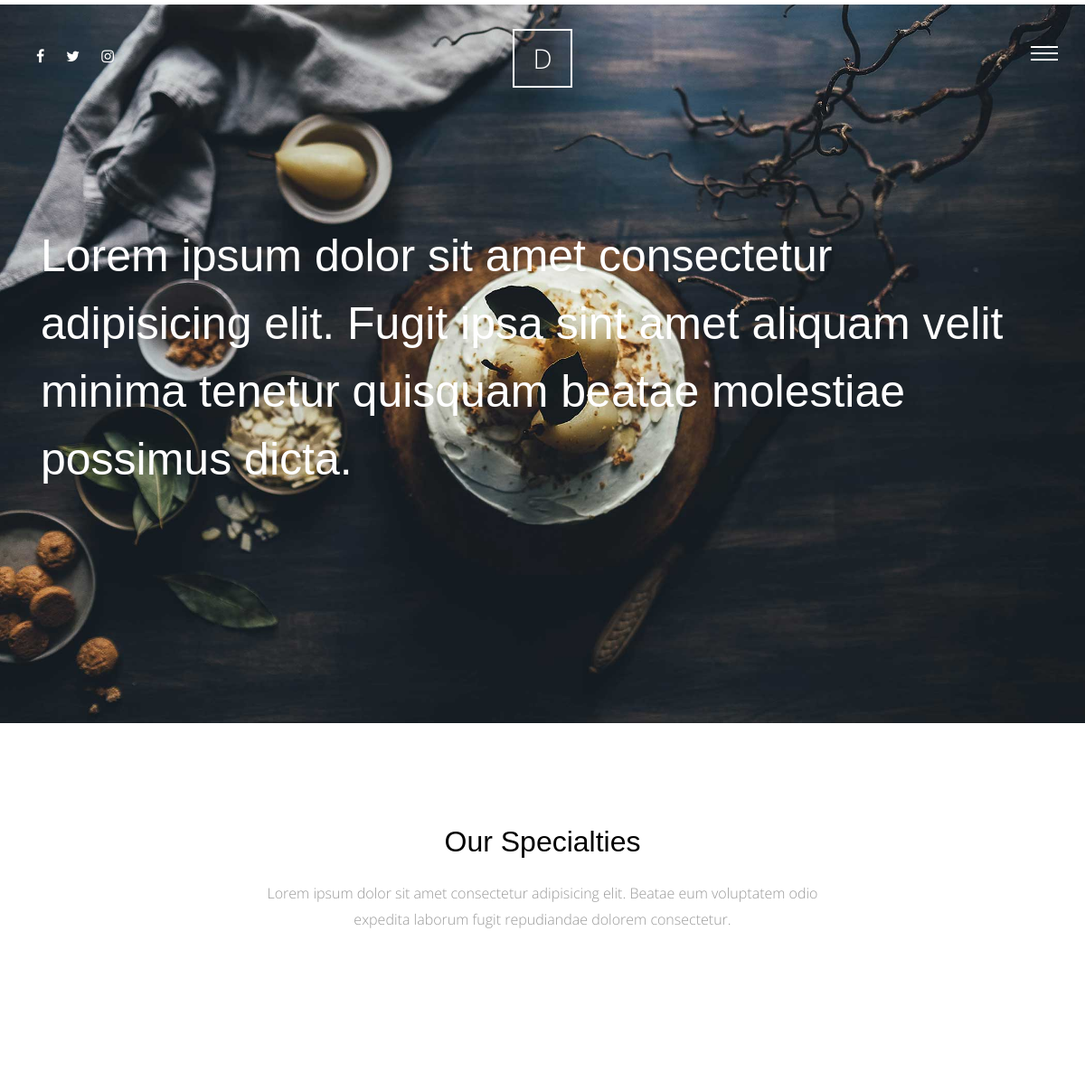
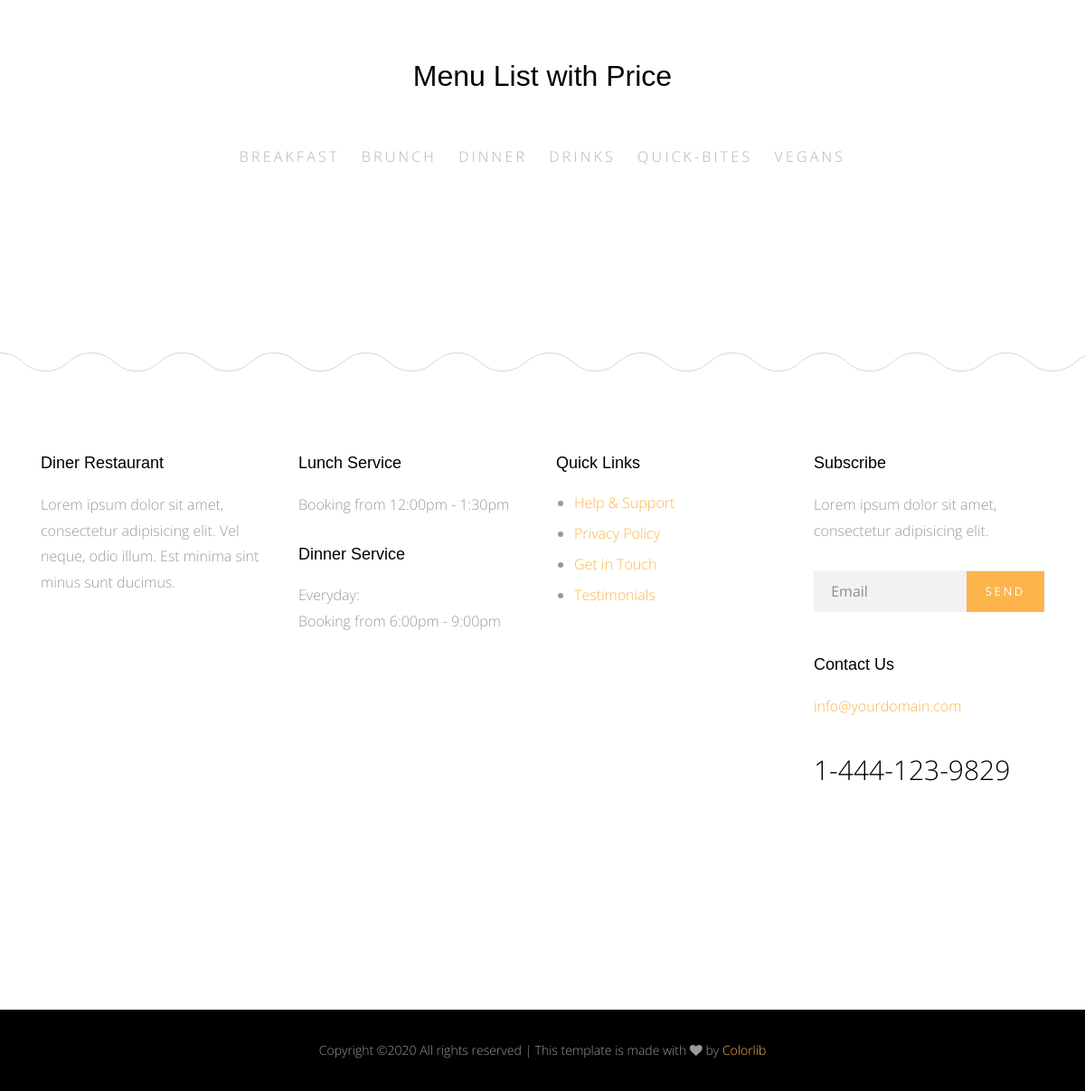
Screenshot of /meals/ with the database file from the repository (2 pictures, top to bottom).
### meals/models.py (models this page shows)
class Category(models.Model):
    name = models.CharField(max_length=30)
    class Meta:
        verbose_name = 'Category'
        verbose_name_plural = 'Categories'
    def __str__(self):
        return self.name

### meals/views.py (the view)
# urls.py: path('',views.meal_list , name='meal_list' ),
def meal_list(request):
    meal_list = Meals.objects.all()
    categories = Category.objects.all()
    context = {
        'meal_list' : meal_list ,
        'categories' : categories ,
    }
    return render(request , 'meals/list.html' , context)

### meals/templates/meals/list.html (shortened to what this page needs)
{% extends 'base.html' %}
      {% block body %}
      {% load static %}
      <div class="main-wrap">
        <div class="cover_1">
          <div class="img_bg" style="background-image: url({% static 'site_static/img/slider-1.jpg' %});" data-stellar-background-ratio="0.5">
            <div class="container">
              <div class="row align-items-center">
                <div class="col-md-12" data-aos="fade-up">
                  <h2 class="heading">Lorem ipsum dolor sit amet consectetur adipisicing elit. Fugit ipsa sint amet aliquam velit minima tenetur quisquam beatae molestiae possimus dicta.</h2>
                </div>
              </div>
            </div>
          </div>
        </div>
        <div class="section">
          <div class="container">
            <div class="row justify-content-center">
              <div class="col-md-7 text-center"  data-aos="fade-up">
                <h2 class="mb-4">Our Specialties</h2>
                <p class="lead">Lorem ipsum dolor sit amet consectetur adipisicing elit. Beatae eum voluptatem odio expedita laborum fugit repudiandae dolorem consectetur.</p>
              </div>
            </div>
          </div>
        </div>
        <div class="section">
          <div class="container">
            <div class="row justify-content-center">
              <div class="col-md-8" data-aos="fade-up">
                <h2 class="mb-5 text-center">Menu List with Price</h2>
                <ul class="nav site-tab-nav" id="pills-tab" role="tablist">
                  {% for category in categories %}
                  <li class="nav-item">
                    <a class="nav-link " id="{{ category }}-tab" data-toggle="pill" href="#{{ category }}" role="tab" aria-controls="{{ category }}" aria-selected="true">{{ category}}</a>
                  </li>
                  {% endfor %}
                </ul>
              </div>
            </div>
          </div>
        </div>
      </div>
      {% endblock body %}

### static/site_static/css/style.css (style rules this page uses)
html { overflow-x: hidden; }
body { background: #fff; font-family: "Open Sans", cursive; font-size: 16px; line-height: 1.8; font-weight: 300; color: #999999; }
a { -webkit-transition: .3s all ease; -o-transition: .3s all ease; transition: .3s all ease; text-decoration: none; }
h1, h2, h3, h4, h5 { color: #000; font-family: "Playfair Display", Arial, sans-serif; }
.site-tab-nav { display: block; text-align: center; margin-bottom: 80px !important; }
.site-tab-nav li { float: none; display: inline-block; *display: inline; zoom: 1; }
.site-tab-nav li a { background: none; color: #b3b3b3; font-size: 16px; text-transform: uppercase; letter-spacing: .2em; border-bottom: 2px solid transparent; padding-left: 0; padding-right: 0; margin: 0 10px; }
.site-tab-nav, .nav-pills { text-align: center; }
.lead { font-size: 16px; }
.section { padding: 7em 0; }
.cover_1 { position: relative; }
.cover_1 .img_bg { background-repeat: no-repeat; background-size: cover !important; background-position: center center; }
.cover_1 .img_bg, .cover_1 .img_bg > .container > .row { min-height: 700px; height: 100vh; }
.cover_1 .heading { color: white; font-weight: 300; font-size: 30px; line-height: 1.5; }
@media (min-width: 768px) { .cover_1 .heading { font-size: 50px; line-height: 1.5; } }

### rows the page displays
Category: name "BREAKFAST"
Category: name "BRUNCH"
Category: name "DINNER"
Category: name "DRINKS"
Category: name "QUICK-BITES"
Category: name "VEGANS"
